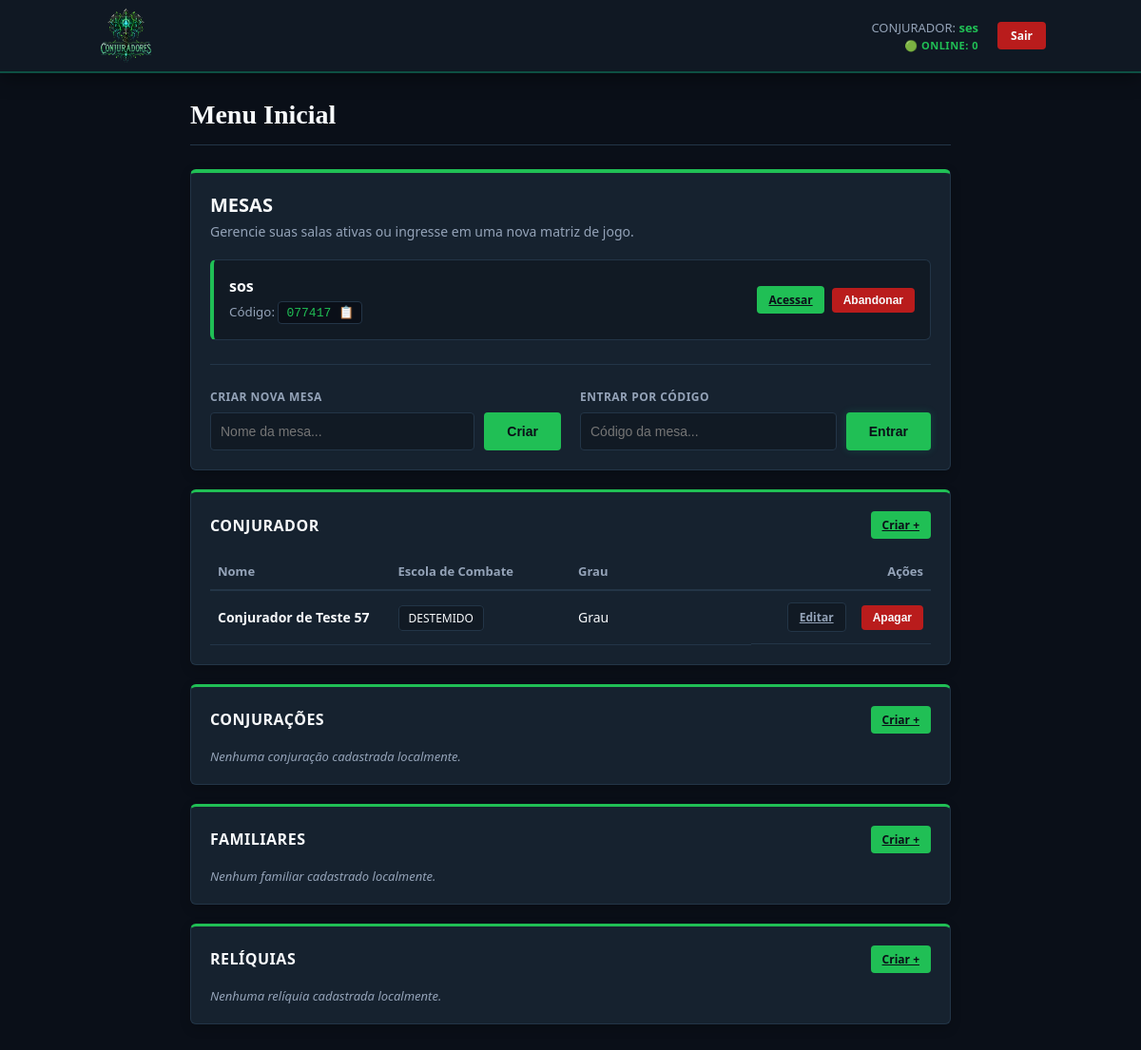
The app's page /hub (signed in) with its own data.
### tables this page shows
CREATE TABLE usuarios (
                id INTEGER PRIMARY KEY AUTOINCREMENT,
                username TEXT UNIQUE NOT NULL,
                password TEXT NOT NULL
            , last_active TIMESTAMP);

CREATE TABLE mesas (
                id INTEGER PRIMARY KEY AUTOINCREMENT,
                nome TEXT NOT NULL,
                codigo_convite TEXT UNIQUE NOT NULL,
                mestre_id INTEGER NOT NULL,
                FOREIGN KEY(mestre_id) REFERENCES usuarios(id)
            );

CREATE TABLE conjuradores (
                id INTEGER PRIMARY KEY AUTOINCREMENT,
                usuario_id INTEGER NOT NULL DEFAULT 1,
                nome TEXT NOT NULL, idade INTEGER, grau INTEGER, escola TEXT,
                brutalidade INTEGER, astucia INTEGER, sintonizacao INTEGER,
                vitalidade INTEGER, sinto_atrib INTEGER, pericias TEXT,
                passiva_escola TEXT, vida_max INTEGER, conexao_max INTEGER,
                reliquia TEXT, historio TEXT
            );

### controllers/main_controller.py (the view)
@main_bp.route('/hub')
def hub():
    if current_user.is_authenticated:
        conjuradores = CharacterModel.get_all_by_type('conjurador', current_user.id)
        conjuracoes = CharacterModel.get_all_by_type('conjuracao', current_user.id)
        familiares = CharacterModel.get_all_by_type('familiar', current_user.id)
        reliquias = CharacterModel.get_all_by_type('reliquia', current_user.id)
        minhas_mesas = MesaModel.get_mesas_por_usuario(current_user.id)
    else:
        conjuradores = []
        conjuracoes = []
        familiares = []
        reliquias = []
        minhas_mesas = []
    return render_template('hub.html',
                           conjuradores=conjuradores,
                           conjuracoes=conjuracoes,
                           familiares=familiares,
                           reliquias=reliquias,
                           mesas=minhas_mesas)

### app.py (called while the page is built)
@app.before_request
def update_user_activity():
    if current_user.is_authenticated:
        conn = sqlite3.connect('database.db')
        cursor = conn.cursor()
        cursor.execute("UPDATE usuarios SET last_active = ? WHERE id = ?",
                       (datetime.now(), current_user.id))
        conn.commit()
        conn.close()

@app.after_request
def add_header(response):
    response.headers["Cache-Control"] = "no-cache, no-store, must-revalidate"
    response.headers["Pragma"] = "no-cache"
    response.headers["Expires"] = "0"
    return response

@login_manager.user_loader
def load_user(user_id):
    return Usuario.get_by_id(int(user_id))

### models/mesa.py (called while the page is built)
    @staticmethod
    def get_mesas_por_usuario(usuario_id):
        conn = sqlite3.connect('database.db')
        conn.row_factory = sqlite3.Row  # Garante que acessamos por nome da coluna tanto no Python quanto Jinja
        cursor = conn.cursor()
        cursor.execute("""
            SELECT DISTINCT m.id, m.nome, m.codigo_convite, m.mestre_id
            FROM mesas m
            LEFT JOIN participantes p ON p.mesa_id = m.id
            WHERE m.mestre_id = ? OR p.usuario_id = ?
        """, (usuario_id, usuario_id))
        mesas_banco = cursor.fetchall()
        conn.close()
        return [dict(row) for row in mesas_banco]

### models/user.py (called while the page is built)
    @staticmethod
    def get_by_id(user_id):
        conn = sqlite3.connect('database.db')
        cursor = conn.cursor()
        cursor.execute("SELECT id, username, password FROM usuarios WHERE id = ?", (user_id,))
        row = cursor.fetchone()
        conn.close()
        return Usuario(row[0], row[1], row[2]) if row else None

### templates/hub.html (shortened to what this page needs)
{% extends 'base.html' %}
{% block content %}
<div class="hub-header">
    <div class="user-info">
        <h1>Menu Inicial</h1>
    </div>
</div>
<div class="card mesa-card-container">
    <h2>MESAS</h2>
    <p class="section-description">Gerencie suas salas ativas ou ingresse em uma nova matriz de jogo.</p>
    <div class="mesas-list">
        {% if mesas %}
            {% for mesa in mesas %}
                <div class="mesa-item">
                    <div class="mesa-details">
                        <strong class="mesa-title">{{ mesa.nome }}</strong>
                        <small class="mesa-code">
                            Código:
                            <code class="clickable-code" onclick="copiarTexto(this, '{{ mesa.codigo_convite }}')">
                                <span class="codigo-valor">{{ mesa.codigo_convite }}</span>
                                <span class="icone-copia">📋</span>
                            </code>
                        </small>
                    </div>
                    <div class="mesa-actions">
                        <a href="{{ url_for('table.detalhes_mesa', mesa_id=mesa.id) }}" class="btn btn-sm">Acessar</a>
                        {% if mesa.mestre_id == current_user.id %}
                            <form action="{{ url_for('table.delete_mesa', mesa_id=mesa.id) }}" method="POST" class="inline-form">
                                <button type="submit" class="btn btn-sm btn-danger">Apagar</button>
                            </form>
                        {% else %}
                            <form action="{{ url_for('table.sair_da_mesa', mesa_id=mesa.id) }}" method="POST" class="inline-form">
                                <button type="submit" class="btn btn-sm btn-danger">Abandonar</button>
                            </form>
                        {% endif %}
                    </div>
                </div>
            {% endfor %}
        {% else %}
            <div class="empty-state">
                <p>Você ainda não participa de nenhuma mesa ativa.</p>
            </div>
        {% endif %}
    </div>
    <div class="divider"></div>
    <div class="mesas-forms-grid">
        <form action="{{ url_for('table.criar_mesa') }}" method="POST" class="hub-action-form">
            <label>CRIAR NOVA MESA</label>
            <div class="form-inline-group">
                <input type="text" name="nome_mesa" placeholder="Nome da mesa..." required>
                <button type="submit" class="btn">Criar</button>
            </div>
        </form>
        <form action="{{ url_for('table.entrar_mesa') }}" method="POST" class="hub-action-form">
            <label>ENTRAR POR CÓDIGO</label>
            <div class="form-inline-group">
                <input type="text" name="codigo_mesa" placeholder="Código da mesa..." required>
                <button type="submit" class="btn btn-glow">Entrar</button>
            </div>
        </form>
    </div>
</div>
<div class="card entities-card">
    <div class="card-section-header">
        <h3>CONJURADOR</h3>
        <a href="/create/conjurador" class="btn btn-sm">Criar +</a>
    </div>
    {% if conjuradores %}
        <table class="hub-table">
            <thead>
                <tr>
                    <th>Nome</th>
                    <th>Escola de Combate</th>
                    <th>Grau</th>
                    <th class="text-right">Ações</th>
                </tr>
            </thead>
            <tbody>
                {% for conj in conjuradores %}
                <tr>
                    <td class="font-bold">{{ conj.nome or conj.NOME or conj[1] }}</td>
                    <td><span class="table-tag">{{ conj.escola or conj.ESCOLA or conj[3] or "Sem Escola" }}</span></td>
                    <td>Grau {{ conj.grau or conj.GRAU or conj[4] }}</td>
                    <td class="table-actions-cell">
                        <a href="/edit/conjurador/{{ conj.id or conj.ID or conj[0] }}" class="btn btn-secondary btn-sm">Editar</a>
                        <form action="{{ url_for('sheet.delete_entity', sheet_type='conjurador', entity_id=conj.id or conj.ID or conj[0]) }}" method="POST" class="inline-form">
                            <button type="submit" class="btn btn-sm btn-danger">Apagar</button>
                        </form>
                    </td>
                </tr>
                {% endfor %}
            </tbody>
        </table>
    {% else %}
        <p class="empty-table-text">Nenhum conjurador cadastrado localmente.</p>
    {% endif %}
</div>
<div class="card entities-card border-cyan">
    <div class="card-section-header">
        <h3>CONJURAÇÕES</h3>
        <a href="/create/conjuracao" class="btn btn-sm">Criar +</a>
    </div>
    {% if conjuracoes %}
        <table class="hub-table">
            <thead>
                <tr>
                    <th>Nome</th>
                    <th>Matriz Arcana</th>
                    <th>Custo</th>
                    <th class="text-right">Ações</th>
                </tr>
            </thead>
            <tbody>
                {% for conj in conjuracoes %}
                <tr>
                    <td class="font-bold">{{ conj.nome or conj.NOME or conj[1] }}</td>
                    <td><span class="table-tag">{{ conj.matriz or conj.MATRIZ or conj[2] or "Sem Matriz" }}</span></td>
                    <td>{{ conj.custo or conj.CUSTO or conj[4] }} Conexão</td>
                    <td class="table-actions-cell">
                        <a href="/edit/conjuracao/{{ conj.id or conj.ID or conj[0] }}" class="btn btn-secondary btn-sm">Editar</a>
                        <form action="{{ url_for('sheet.delete_entity', sheet_type='conjuracao', entity_id=conj[0]) }}" method="POST" class="inline-form">
                            <button type="submit" class="btn btn-sm btn-danger">Apagar</button>
                        </form>
                    </td>
                </tr>
                {% endfor %}
            </tbody>
        </table>
    {% else %}
        <p class="empty-table-text">Nenhuma conjuração cadastrada localmente.</p>
    {% endif %}
</div>
<div class="card entities-card">
    <div class="card-section-header">
        <h3>FAMILIARES</h3>
        <a href="/create/familiar" class="btn btn-sm">Criar +</a>
    </div>
    {% if familiares %}
        <table class="hub-table">
            <thead>
                <tr>
                    <th>Nome</th>
                    <th>Espécie</th>
                    <th>Ameaça</th>
                    <th class="text-right">Ações</th>
                </tr>
            </thead>
            <tbody>
                {% for familiar in familiares %}
                <tr>
                    <td class="font-bold">{{ familiar.nome or familiar.NOME or familiar[1] }}</td>
                    <td><span class="table-tag">{{ familiar.especie or familiar.ESPECIE or familiar[2] }}</span></td>
                    <td>Nível {{ familiar.ameaca or familiar.AMEACA or familiar[3] }}</td>
                    <td class="table-actions-cell">
                        <a href="/edit/familiar/{{ familiar.id or familiar.ID or familiar[0] }}" class="btn btn-secondary btn-sm">Editar</a>
                        <form action="{{ url_for('sheet.delete_entity', sheet_type='familiar', entity_id=familiar.id or familiar.ID or familiar[0]) }}" method="POST" class="inline-form">
                            <button type="submit" class="btn btn-sm btn-danger">Apagar</button>
                        </form>
                    </td>
                </tr>
                {% endfor %}
            </tbody>
        </table>
    {% else %}
        <p class="empty-table-text">Nenhum familiar cadastrado localmente.</p>
    {% endif %}
</div>
<div class="card entities-card">
    <div class="card-section-header">
        <h3>RELÍQUIAS</h3>
        <a href="/create/reliquia" class="btn btn-sm">Criar +</a>
    </div>
    {% if reliquias %}
        <table class="hub-table">
            <thead>
                <tr>
                    <th>Nome</th>
                    <th>Nível</th>
                    <th>Matriz Essencial</th>
                    <th class="text-right">Ações</th>
                </tr>
            </thead>
            <tbody>
                {% for reliquia in reliquias %}
                <tr>
                    <td class="font-bold">{{ reliquia.nome or reliquia.NOME or reliquia[1]}}</td>
                    <td>Nível {{ reliquia.nivel or reliquia.NIVEL or reliquia[2] }}</td>
                    <td><span class="table-tag">{{ reliquia.matriz or reliquia.MATRIZ or reliquia[3] }}</span></td>
                    <td class="table-actions-cell">
                        <a href="/edit/reliquia/{{ reliquia.id or reliquia.ID or reliquia[0] }}" class="btn btn-secondary btn-sm">Editar</a>
                        <form action="{{ url_for('sheet.delete_entity', sheet_type='reliquia', entity_id=reliquia.id or reliquia.ID or reliquia[0]) }}" method="POST" class="inline-form">
                            <button type="submit" class="btn btn-sm btn-danger">Apagar</button>
                        </form>
                    </td>
                </tr>
                {% endfor %}
            </tbody>
        </table>
    {% else %}
        <p class="empty-table-text">Nenhuma relíquia cadastrada localmente.</p>
    {% endif %}
</div>
{% endblock %}

### templates/base.html (shortened to what this page needs)
<!DOCTYPE html>
<html lang="pt-br">
    <head>
        <link rel="stylesheet" href="{{ url_for('static', filename='css/style.css') }}">
    </head>
    <body>
        <nav class="main-navbar">
            <div class="nav-container">
                <a href="/" class="nav-logo-link">
                    <img src="{{ url_for('static', filename='logo_conjuradores.png') }}" alt="Logo Conjuradores" class="nav-logo">
                </a>
                <div class="nav-right-side">
                    <div class="nav-status-info">
                        {% if current_user.is_authenticated %}
                            <p class="nav-user-label">CONJURADOR: <strong>{{ current_user.username }}</strong></p>
                        {% else %}
                            <p class="nav-user-label visitor">Modo Visitante</p>
                        {% endif %}
                        <span class="nav-online-count">🟢 ONLINE: <span id="user-count">0</span></span>
                    </div>
                    <div class="nav-auth-actions">
                        {% if current_user.is_authenticated %}
                            <a href="{{ url_for('auth.logout') }}" class="btn-nav btn-nav-danger">Sair</a>
                        {% else %}
                            <a href="{{ url_for('auth.login') }}" class="btn-nav btn-nav-primary">Entrar</a>
                            <a href="{{ url_for('auth.register') }}" class="btn-nav btn-nav-secondary">Registrar</a>
                        {% endif %}
                    </div>
                </div>
            </div>
        </nav>
        <div class="container">
            {% block content %}{% endblock %}
        </div>
    </body>
</html>

### records on screen
usuarios: username "ses"
mesas: nome "sos", codigo_convite "077417"
conjuradores: nome "Conjurador de Teste 57", escola "DESTEMIDO"
